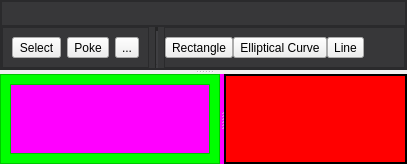
      <widget class="QWidget" name="stylePage">
       <attribute name="title">
        <string>Style</string>
       </attribute>
       <layout class="QHBoxLayout" name="horizontalLayout_20">
        <property name="spacing">
         <number>0</number>
        </property>
        <property name="leftMargin">
         <number>0</number>
        </property>
        <property name="topMargin">
         <number>0</number>
        </property>
        <property name="rightMargin">
         <number>0</number>
        </property>
        <property name="bottomMargin">
         <number>0</number>
        </property>
        <item>
         <widget class="QSplitter" name="splitter_3">
          <property name="sizePolicy">
           <sizepolicy hsizetype="Expanding" vsizetype="Expanding">
            <horstretch>1</horstretch>
            <verstretch>1</verstretch>
           </sizepolicy>
          </property>
          <property name="orientation">
           <enum>Qt::Orientation::Vertical</enum>
          </property>
          <property name="childrenCollapsible">
           <bool>false</bool>
          </property>
          <widget class="QFrame" name="frame_11">
           <property name="sizePolicy">
            <sizepolicy hsizetype="Expanding" vsizetype="Minimum">
             <horstretch>0</horstretch>
             <verstretch>0</verstretch>
            </sizepolicy>
           </property>
           <property name="minimumSize">
            <size>
             <width>0</width>
             <height>70</height>
            </size>
           </property>
           <property name="styleSheet">
            <string notr="true">QFrame {background: rgb(55, 55, 57)}</string>
           </property>
           <property name="frameShape">
            <enum>QFrame::Shape::StyledPanel</enum>
           </property>
           <property name="frameShadow">
            <enum>QFrame::Shadow::Raised</enum>
           </property>
           <layout class="QVBoxLayout" name="verticalLayout_9">
            <property name="spacing">
             <number>0</number>
            </property>
            <property name="leftMargin">
             <number>0</number>
            </property>
            <property name="topMargin">
             <number>0</number>
            </property>
            <property name="rightMargin">
             <number>0</number>
            </property>
            <property name="bottomMargin">
             <number>0</number>
            </property>
            <item>
             <widget class="QFrame" name="frame_19">
              <property name="frameShape">
               <enum>QFrame::Shape::StyledPanel</enum>
              </property>
              <property name="frameShadow">
               <enum>QFrame::Shadow::Raised</enum>
              </property>
             </widget>
            </item>
            <item>
             <widget class="QFrame" name="frame_20">
              <property name="frameShape">
               <enum>QFrame::Shape::StyledPanel</enum>
              </property>
              <property name="frameShadow">
               <enum>QFrame::Shadow::Raised</enum>
              </property>
              <layout class="QHBoxLayout" name="horizontalLayout_10" stretch="0,0,1">
               <property name="spacing">
                <number>6</number>
               </property>
               <property name="leftMargin">
                <number>0</number>
               </property>
               <property name="topMargin">
                <number>0</number>
               </property>
               <property name="rightMargin">
                <number>0</number>
               </property>
               <property name="bottomMargin">
                <number>0</number>
               </property>
               <item>
                <widget class="QFrame" name="frame_21">
                 <property name="frameShape">
                  <enum>QFrame::Shape::StyledPanel</enum>
                 </property>
                 <property name="frameShadow">
                  <enum>QFrame::Shadow::Raised</enum>
                 </property>
                 <layout class="QHBoxLayout" name="horizontalLayout_16">
                  <item>
                   <widget class="QToolButton" name="selectTool_3">
                    <property name="text">
                     <string>Select</string>
                    </property>
                   </widget>
                  </item>
                  <item>
                   <widget class="QToolButton" name="pokeTool_3">
                    <property name="text">
                     <string>Poke</string>
                    </property>
                   </widget>
                  </item>
                  <item>
                   <widget class="QToolButton" name="toolButton_3">
                    <property name="text">
                     <string>...</string>
                    </property>
                   </widget>
                  </item>
                 </layout>
                </widget>
               </item>
               <item>
                <widget class="Line" name="line_3">
                 <property name="lineWidth">
                  <number>4</number>
                 </property>
                 <property name="orientation">
                  <enum>Qt::Orientation::Vertical</enum>
                 </property>
                </widget>
               </item>
               <item>
                <widget class="QFrame" name="frame_22">
                 <property name="frameShape">
                  <enum>QFrame::Shape::StyledPanel</enum>
                 </property>
                 <property name="frameShadow">
                  <enum>QFrame::Shadow::Raised</enum>
                 </property>
                 <layout class="QHBoxLayout" name="horizontalLayout_17">
                  <property name="spacing">
                   <number>0</number>
                  </property>
                  <property name="leftMargin">
                   <number>0</number>
                  </property>
                  <property name="topMargin">
                   <number>0</number>
                  </property>
                  <property name="rightMargin">
                   <number>0</number>
                  </property>
                  <property name="bottomMargin">
                   <number>0</number>
                  </property>
                  <item>
                   <widget class="QToolButton" name="toolButton_10">
                    <property name="text">
                     <string>Rectangle</string>
                    </property>
                   </widget>
                  </item>
                  <item>
                   <widget class="QToolButton" name="toolButton_11">
                    <property name="text">
                     <string>Elliptical Curve</string>
                    </property>
                   </widget>
                  </item>
                  <item>
                   <widget class="QToolButton" name="toolButton_12">
                    <property name="text">
                     <string>Line</string>
                    </property>
                   </widget>
                  </item>
                  <item>
                   <spacer name="horizontalSpacer_3">
                    <property name="orientation">
                     <enum>Qt::Orientation::Horizontal</enum>
                    </property>
                    <property name="sizeHint" stdset="0">
                     <size>
                      <width>40</width>
                      <height>20</height>
                     </size>
                    </property>
                   </spacer>
                  </item>
                 </layout>
                </widget>
               </item>
              </layout>
             </widget>
            </item>
           </layout>
          </widget>
          <widget class="QWidget" name="widget_3" native="true">
           <property name="sizePolicy">
            <sizepolicy hsizetype="Preferred" vsizetype="Preferred">
             <horstretch>0</horstretch>
             <verstretch>1</verstretch>
            </sizepolicy>
           </property>
           <property name="styleSheet">
            <string notr="true">QWidget {background: rgb(255, 0, 255)}</string>
           </property>
           <layout class="QHBoxLayout" name="horizontalLayout_18">
            <property name="spacing">
             <number>0</number>
            </property>
            <property name="leftMargin">
             <number>0</number>
            </property>
            <property name="topMargin">
             <number>0</number>
            </property>
            <property name="rightMargin">
             <number>0</number>
            </property>
            <property name="bottomMargin">
             <number>0</number>
            </property>
            <item>
             <widget class="QSplitter" name="splitter_5">
              <property name="lineWidth">
               <number>0</number>
              </property>
              <property name="orientation">
               <enum>Qt::Orientation::Horizontal</enum>
              </property>
              <property name="childrenCollapsible">
               <bool>false</bool>
              </property>
              <widget class="QFrame" name="frame_23">
               <property name="sizePolicy">
                <sizepolicy hsizetype="Preferred" vsizetype="Minimum">
                 <horstretch>0</horstretch>
                 <verstretch>0</verstretch>
                </sizepolicy>
               </property>
               <property name="minimumSize">
                <size>
                 <width>220</width>
                 <height>0</height>
                </size>
               </property>
               <property name="styleSheet">
                <string notr="true">QFrame {background: rgb(0, 255, 0)}</string>
               </property>
               <property name="frameShape">
                <enum>QFrame::Shape::StyledPanel</enum>
               </property>
               <property name="frameShadow">
                <enum>QFrame::Shadow::Raised</enum>
               </property>
               <layout class="QHBoxLayout" name="horizontalLayout_11">
                <item>
                 <widget class="componentToolbox" name="scrollArea_3">
                  <property name="widgetResizable">
                   <bool>true</bool>
                  </property>
                  <widget class="QWidget" name="scrollAreaWidgetContents_3">
                   <property name="geometry">
                    <rect>
                     <x>0</x>
                     <y>0</y>
                     <width>198</width>
                     <height>417</height>
                    </rect>
                   </property>
                  </widget>
                 </widget>
                </item>
               </layout>
              </widget>
              <widget class="QFrame" name="frame_24">
               <property name="sizePolicy">
                <sizepolicy hsizetype="Preferred" vsizetype="Preferred">
                 <horstretch>1</horstretch>
                 <verstretch>1</verstretch>
                </sizepolicy>
               </property>
               <property name="styleSheet">
                <string notr="true">QFrame {background: rgb(255, 0, 0)}</string>
               </property>
               <property name="frameShape">
                <enum>QFrame::Shape::VLine</enum>
               </property>
               <property name="frameShadow">
                <enum>QFrame::Shadow::Raised</enum>
               </property>
               <property name="lineWidth">
                <number>0</number>
               </property>
               <layout class="QHBoxLayout" name="horizontalLayout_19">
                <property name="spacing">
                 <number>0</number>
                </property>
                <property name="leftMargin">
                 <number>0</number>
                </property>
                <property name="topMargin">
                 <number>0</number>
                </property>
                <property name="rightMargin">
                 <number>0</number>
                </property>
                <property name="bottomMargin">
                 <number>0</number>
                </property>
                <item>
                 <widget class="CircuitWorkspace" name="graphicsView_3">
                  <property name="sizePolicy">
                   <sizepolicy hsizetype="Expanding" vsizetype="Expanding">
                    <horstretch>1</horstretch>
                    <verstretch>1</verstretch>
                   </sizepolicy>
                  </property>
                  <property name="frameShape">
                   <enum>QFrame::Shape::WinPanel</enum>
                  </property>
                  <property name="frameShadow">
                   <enum>QFrame::Shadow::Plain</enum>
                  </property>
                  <property name="lineWidth">
                   <number>0</number>
                  </property>
                  <property name="alignment">
                   <set>Qt::AlignmentFlag::AlignLeading|Qt::AlignmentFlag::AlignLeft|Qt::AlignmentFlag::AlignTop</set>
                  </property>
                  <property name="dragMode">
                   <enum>QGraphicsView::DragMode::NoDrag</enum>
                  </property>
                 </widget>
                </item>
               </layout>
              </widget>
             </widget>
            </item>
           </layout>
          </widget>
         </widget>
        </item>
       </layout>
      </widget>
